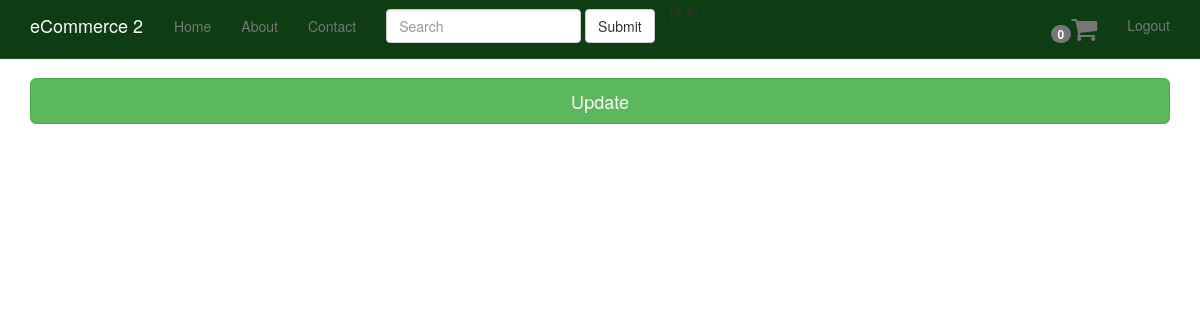
Page /products/1/inventory/ (signed in) on the earlier database version.
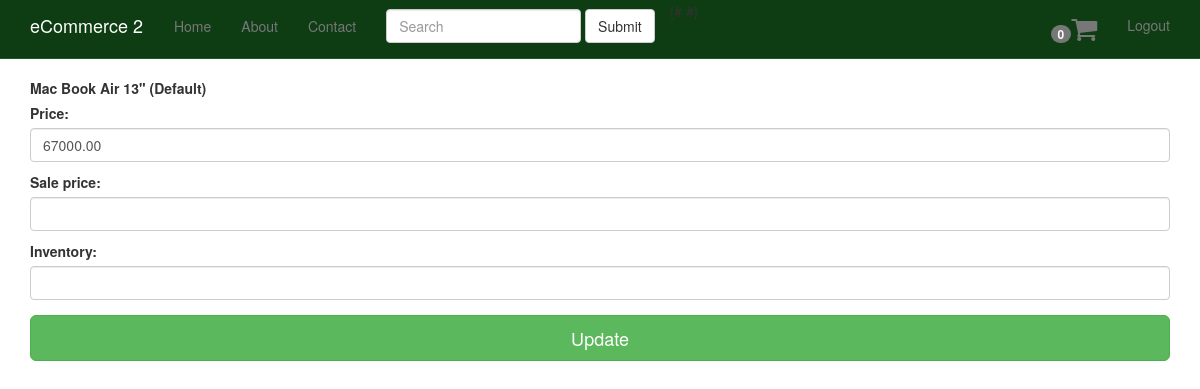
Same page on the later database version.
### products/models.py (models this page shows, shortened)
class Variation(models.Model):
		product = models.ForeignKey(Product)
		title =  models.CharField(max_length=120)
		price = models.DecimalField(decimal_places=2, max_digits=20)
		sale_price = models.DecimalField(decimal_places=2, max_digits=20, null=True, blank=True)
		active = models.BooleanField(default=True)
		inventory = models.IntegerField(null=True, blank=True)

class Product(models.Model):
		title = models.CharField(max_length=120)
		description = models.TextField(blank=True, null=True)
		price = models.DecimalField(decimal_places=2, max_digits=1000)
		active = models.BooleanField(default=True)
		categories = models.ManyToManyField(Category)
		default = models.ForeignKey(Category, related_name="default_category", null=True, blank=True)
		objects = ProductManager()
		class Meta:
			ordering = ["-title"]

### products/views.py (the view, shortened to what this page needs)
# urls.py: url(r'^(?P<pk>\d+)/inventory/$', VariationListView.as_view(), name='product_inventory'),
class VariationListView(StaffRequiredMixin,ListView):
	model = Variation
	queryset = Variation.objects.all()
	def get_context_data(self, *args,**kwargs):
	    context = super(VariationListView, self).get_context_data(*args,**kwargs)
	    context['formset'] = VariationInventoryFormSet(queryset=self.get_queryset())
	    return context
	def get_queryset(self, *args, **kwargs):
		product_pk = self.kwargs['pk']
		if product_pk is not None:
			product = get_object_or_404(Product, pk=product_pk)
			queryset = self.model.objects.filter(product=product)
		return queryset

### products/mixins.py (called while the page is built)
	@method_decorator(login_required)
	def dispatch(self, request,*args, **kwargs):
		if request.user.is_staff:
		   return super(StaffRequiredMixin,self).dispatch(request,*args, **kwargs)
		else:
			raise Http404

### products/models.py (called while the page is built)
		def active(self):
			return self.filter(active=True)

	def get_queryset(self):
		return ProductQuerySet(self.model,using=self._db)

	def all(self, *args, **kwargs):
		return self.get_queryset().active()

### products/templates/products/variation_list.html (shortened to what this page needs)
{% extends "base.html" %}
{% block content %}
<form action="" method="post">
	{% for form in formset %}
	<div class="form-group">
		<label for="">{{form.instance.product.title}} ({{form.instance.title}})</label>
		{{ form.as_p }}
	</div>
	{% endfor %}
	<button class="btn btn-success btn-lg btn-block">Update</button>
</form>
{% endblock %}

### templates/base.html (shortened to what this page needs)
{% load staticfiles %}
<!DOCTYPE html>
<html lang="en">
  <head>
    {% include 'head_css.html' %}
  </head>
  <body>
  {% include 'navbar.html' %}
    <div class="container">
            {% block content %}
            {% endblock %}
    </div>
  </body>
</html>

### templates/head_css.html
{% load staticfiles %}
    <link rel="stylesheet" href="//maxcdn.bootstrapcdn.com/font-awesome/4.3.0/css/font-awesome.min.css">
    <link href="{% static 'css/bootstrap.min.css' %}" rel="stylesheet">
    <link href="{% static 'css/navbar-static-top.css' %}" rel="stylesheet">
     <link href="{% static 'css/custom.css' %}" rel="stylesheet">

### templates/navbar.html (shortened to what this page needs)
   {% load staticfiles %}
    <nav class="navbar navbar-default navbar-static-top">
      <div class="container">
        <div class="navbar-header">
          <a class="navbar-brand" href="{% url 'home' %}">eCommerce 2</a>
        </div>
        <div id="navbar" class="navbar-collapse collapse">
          <ul class="nav navbar-nav navbar">
            <li><a href="{% url 'home' %}">Home</a></li>
{#             <li><a href="{% url 'about' %}">About</a></li>
            <li><a href="{% url 'contact' %}">Contact</a></li> #}
            <form class="navbar-form navbar-left">
              <div class="form-group">
                <input type="text" class="form-control" placeholder="Search" name="q">
              </div>
              <button type="submit" class="btn btn-default">Submit</button>
           </form>
          </ul>
          <ul class="nav navbar-nav navbar-right">
            <li>
              <a href="#"><span class="badge">0</span><i class="fa fa-2x fa-shopping-cart"></i></a>
            </li>
          {% if request.user.is_authenticated %}
            <li><a href="{% url 'auth_logout' %}">Logout</a></li>
            {% else %}
            <li><a href="{% url 'registration_register' %}">Register</a></li>
            {% endif %}
              </ul>
        </div>
      </div>
    </nav>

### templates/javascript.html (shortened to what this page needs)
{% load staticfiles %}

### static_in_pro/our_static/css/navbar-static-top.css (style rules this page uses)
body { min-height: 1000px; }
.navbar-static-top { margin-bottom: 19px; background-color: #0E3D14; border-color: #1A5F23; }
.navbar-default .navbar-brand { color: #FFF; }

Differences in the rows shown:
added Variation: instance.product "Mac Book Air 13''", instance "Default"
Other differences:
new list line: "( ) Price: Sale price: Inventory: 67000.00  "
